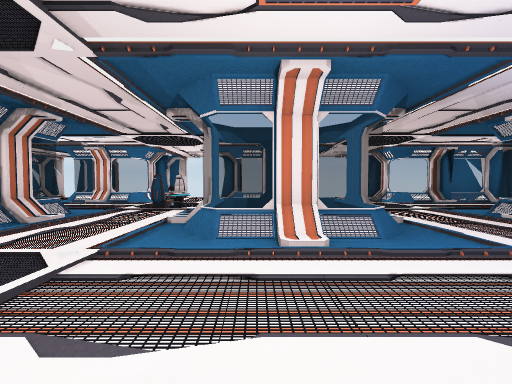
view 1 (above)

19 first-person views from a walk through a Unity game level. The camera is 1.2 m above the floor, tilts 2° down and sees 90° across. Doors are open. The floor is counted in squares, 2 m on a side. Each view is taken from the middle of a square. On the plan, view 1 faces up. The plan holds only what a view shows up to about 9 squares ahead; the rest is blank. The player character is not drawn.

view 2
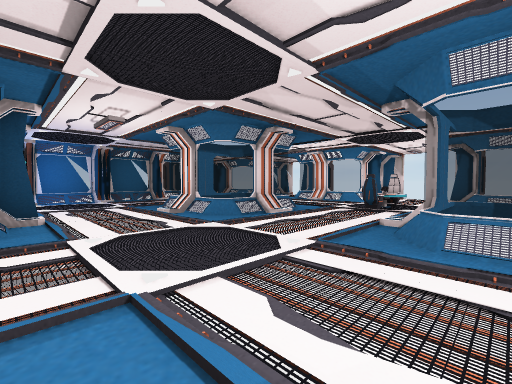

view 3
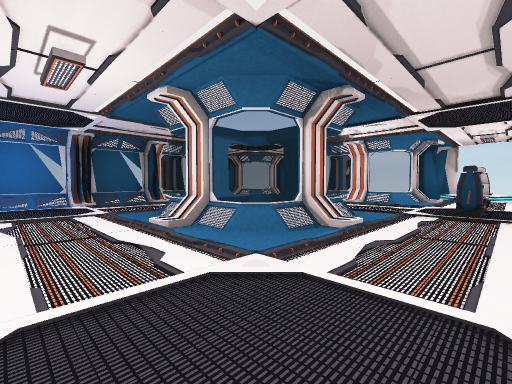

view 4
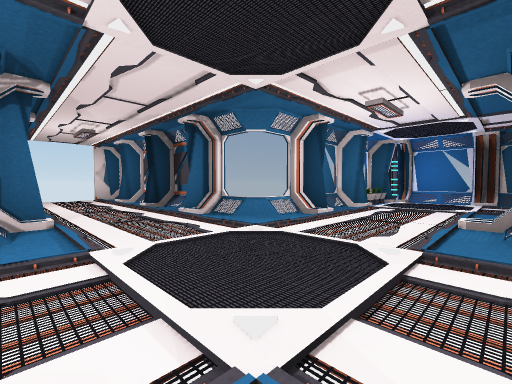

view 5
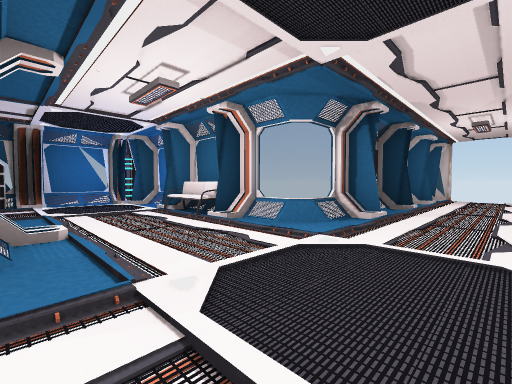

view 6
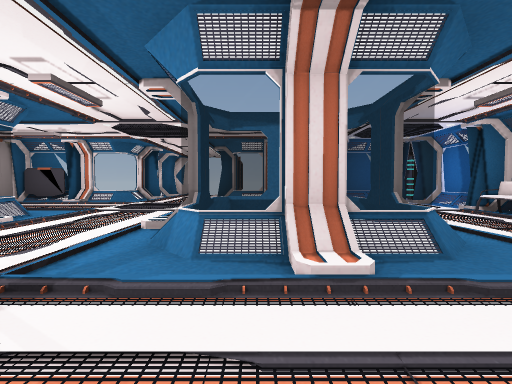

view 7
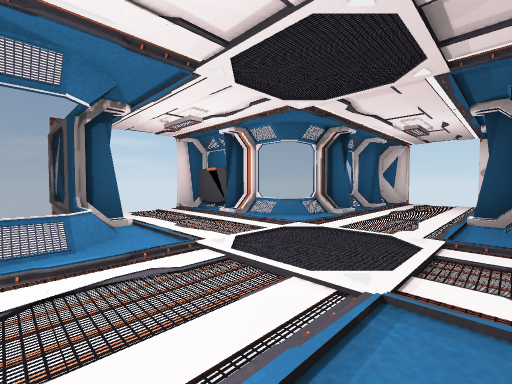

view 8
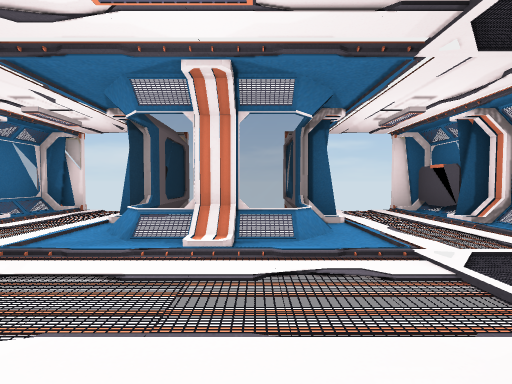

view 9
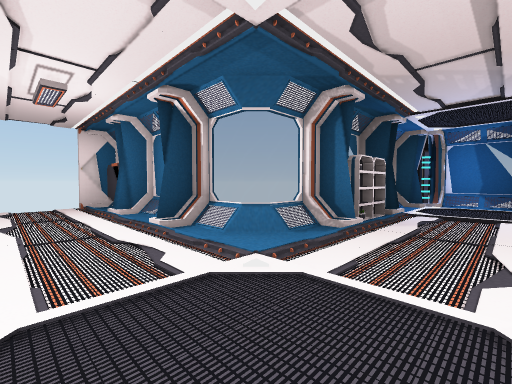

view 10
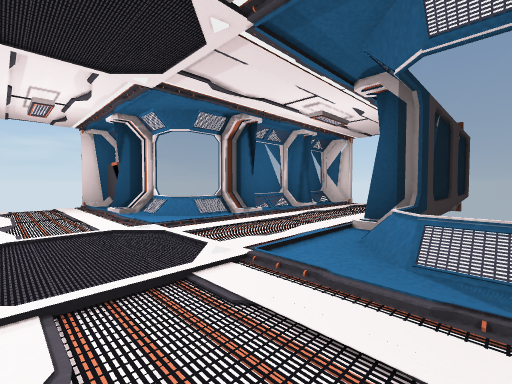

view 11
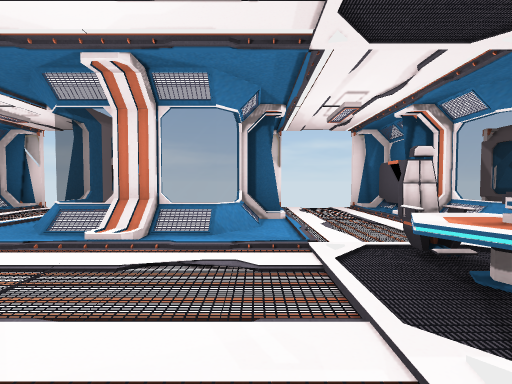

view 12
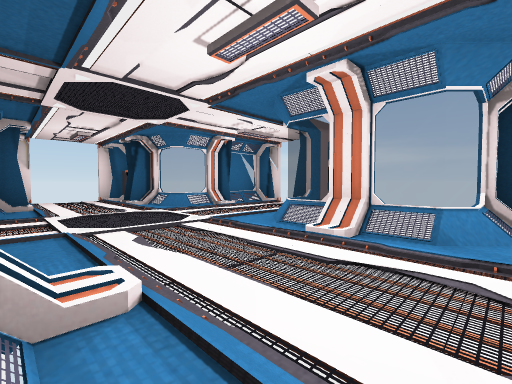

view 13
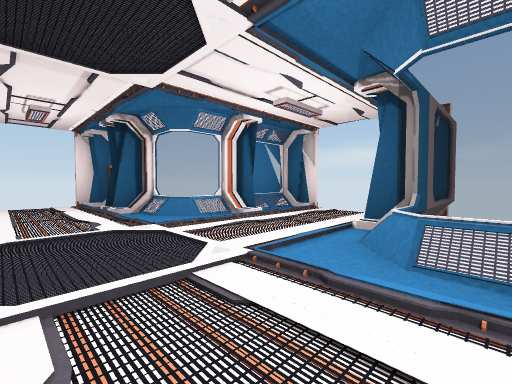

view 14
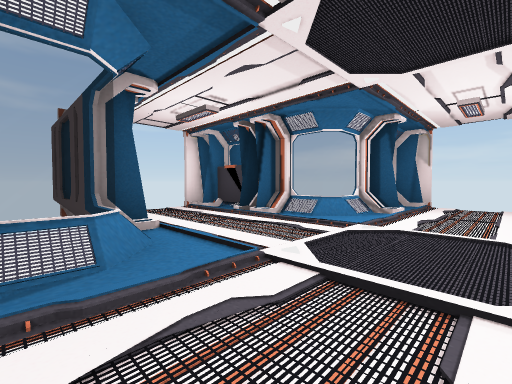

view 15
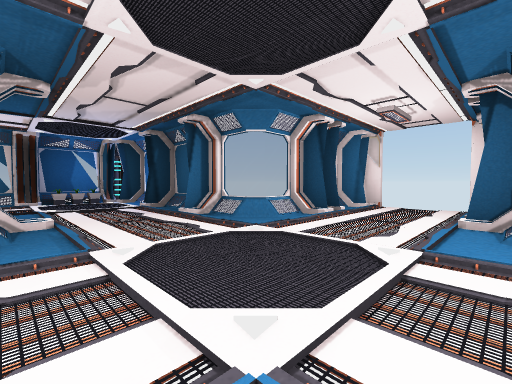

view 16
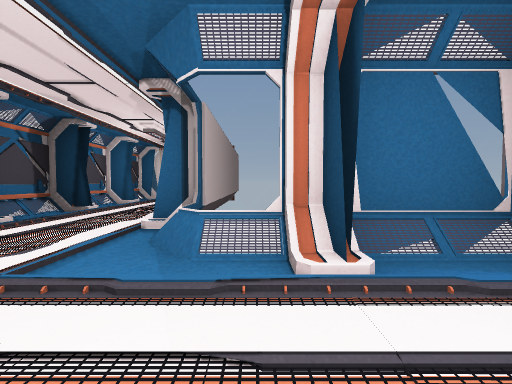

view 17
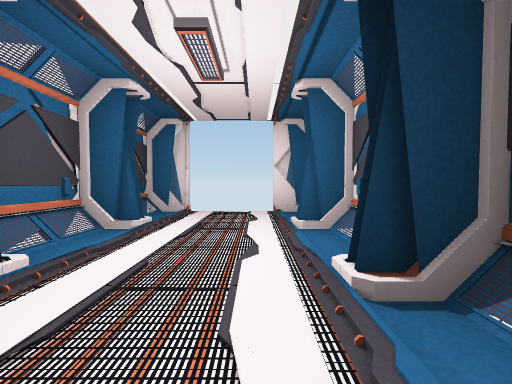

view 18
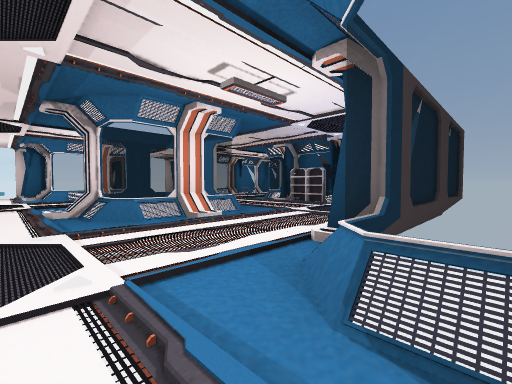

view 19
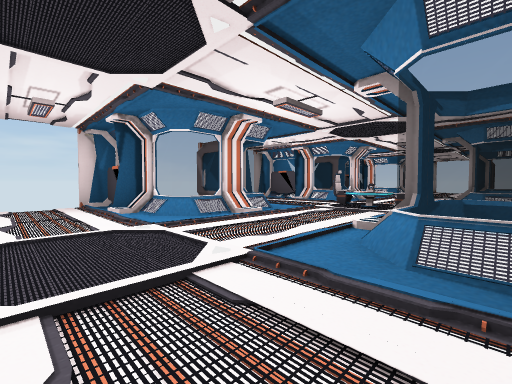

### Floor plan
Key: @ floor where view 1 was taken; # wall or solid block; . main floor; : floor 0.25 m higher than the main floor; / step, stairs or slope; D open door; = window, fence, low wall or low ledge; T table; S shelf; F sofa; C console; O other object.
Columns run from 14 left of view 1 to 11 right of it. Each row starts with its distance up from view 1.
 13    #=DD= #=DD=  #DD
 12    #/DDC #/DD#  /DDC
 11    ##..# ##..C ##..##
 10   ##/../##/../##/../##  ##
  9 #C#//../=//../=//..//##/:#
  8 D..........TT...........DD
  7 D..........TT...........DD
  6 #/#//../=//../=//..//#/#C#
  5 ####/../##/../##/..O####
  4    ##..=##=..=##=.OO
  3    #/...=//...=//..S
  2    ##............../#
  1    #/............../#
  0    ##O#/#//../@F#//##
 -1     ######/../# ####
 -2          ##..##
 -3          #/../#
 -4          ##..##
 -5          #/../#
 -6          ##..##
 -7          #:DD:#
 -8          ##DD##

Where each view was taken, in squares from view 1:
view 1: 0 up, 0 right, facing up
view 2: 0 up, 0 right, facing up-left
view 3: 1 up, 2 left, facing up-left
view 4: 3 up, 1 left, facing down-left
view 5: 3 up, 3 left, facing down-right
view 6: 5 up, 3 left, facing right
view 7: 6 up, 1 right, facing up-right
view 8: 6 up, 1 right, facing up
view 9: 8 up, 3 right, facing down-right
view 10: 5 up, 3 right, facing up-right
view 11: 6 up, 4 left, facing up
view 12: 6 up, 4 left, facing up-left
view 13: 7 up, 6 left, facing up-left
view 14: 5 up, 8 left, facing up-left
view 15: 9 up, 7 left, facing down-left
view 16: 2 up, 5 left, facing down
view 17: 2 down, 3 left, facing down
view 18: 1 down, 2 left, facing up-right
view 19: 5 up, 9 left, facing up-right
